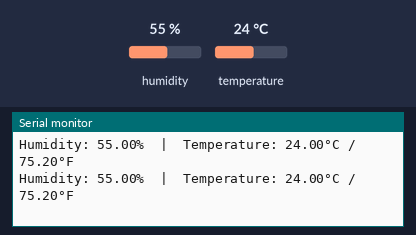
A sketch run on a simulated Arduino Uno, built with avr-gcc and run on an emulated ATmega328P. Shown: the last lines printed to the serial monitor. The test bench sets the inputs (shaded band); at power-on: humidity 55 %, temperature 24 °C.

Above: at 6.8 s.
6.9 s: humidity set to 22 %
At 11.1 s:
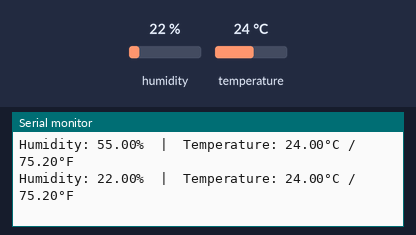
12.3 s: temperature set to 12 °C
At 15.4 s:
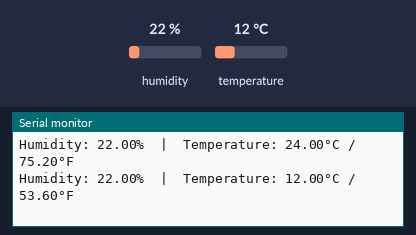
17.7 s: humidity set to 40 %
At 18.5 s:
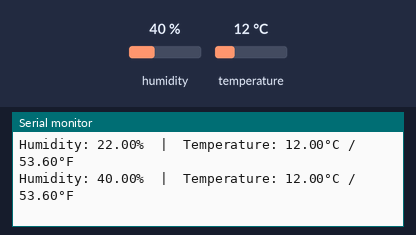
Timing chart, 0 to 20.7 s (numbered marks = the images above; inputs shaded):
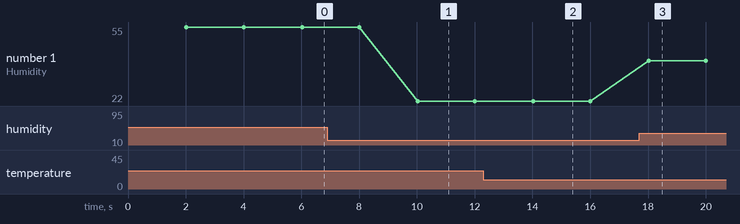

Measured:
- after the input at 6.9 s, the serial monitor: prints a new line after 3.1 s (image 1)
- after the input at 12.3 s, the serial monitor: prints a new line after 1.7 s (image 2)
- after the input at 17.7 s, the serial monitor: prints a new line after 0.32 s (image 3)
- plotted number 1: 55 → 22 after the input at 6.9 s, 22 → 40 after the input at 17.7 s

The sketch:

DHT11_Non_Blocking.ino
```cpp
// Include the DHT library
#include "DHT.h"

const int dhtPin = 2;
const int dhtType = DHT11;

DHT dht(dhtPin, dhtType);

// Variables for non-blocking delay
unsigned long previousMillis = 0;   // Stores the last time the sensor was updated
const long interval = 2000;         // Interval at which to read sensor (milliseconds)

void setup() {
  Serial.begin(9600);
  Serial.println("DHT11 Sensor Test - Non-Blocking!");
  dht.begin();
}

void loop() {
  // Capture the current time that the Arduino has been running
  unsigned long currentMillis = millis();

  // Check if 2000 milliseconds have passed since our last reading
  if (currentMillis - previousMillis >= interval) {

    // Save the last time you read the sensor
    previousMillis = currentMillis;

    // Read humidity and temperature
    float humidity = dht.readHumidity();
    float tempC = dht.readTemperature();
    float tempF = dht.readTemperature(true);

    // Check if any reads failed
    if (isnan(humidity) || isnan(tempC) || isnan(tempF)) {
      Serial.println("Failed to read from DHT sensor!");
    } else {
      // Print the results to the Serial Monitor
      Serial.print("Humidity: ");
      Serial.print(humidity);
      Serial.print("%  |  Temperature: ");
      Serial.print(tempC);
      Serial.print("°C / ");
      Serial.print(tempF);
      Serial.println("°F");
    }
  }

  // --> ANY OTHER CODE GOES HERE <--
  // Because we didn't use delay(), the Arduino races through the loop()
  // thousands of times per second. You could add code here to check a
  // button state or run a motor, and it would be immediately responsive.
}
```
